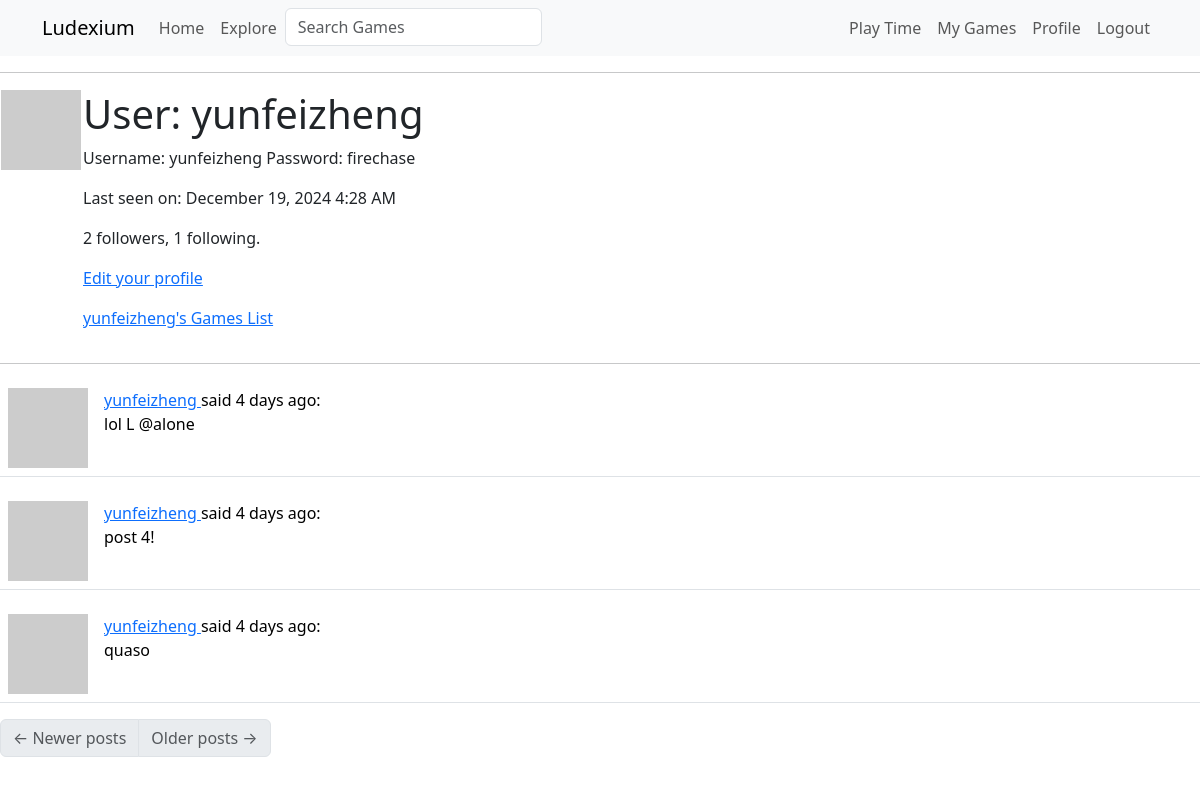
/user/yunfeizheng (signed in), run on an earlier commit of the app's database.
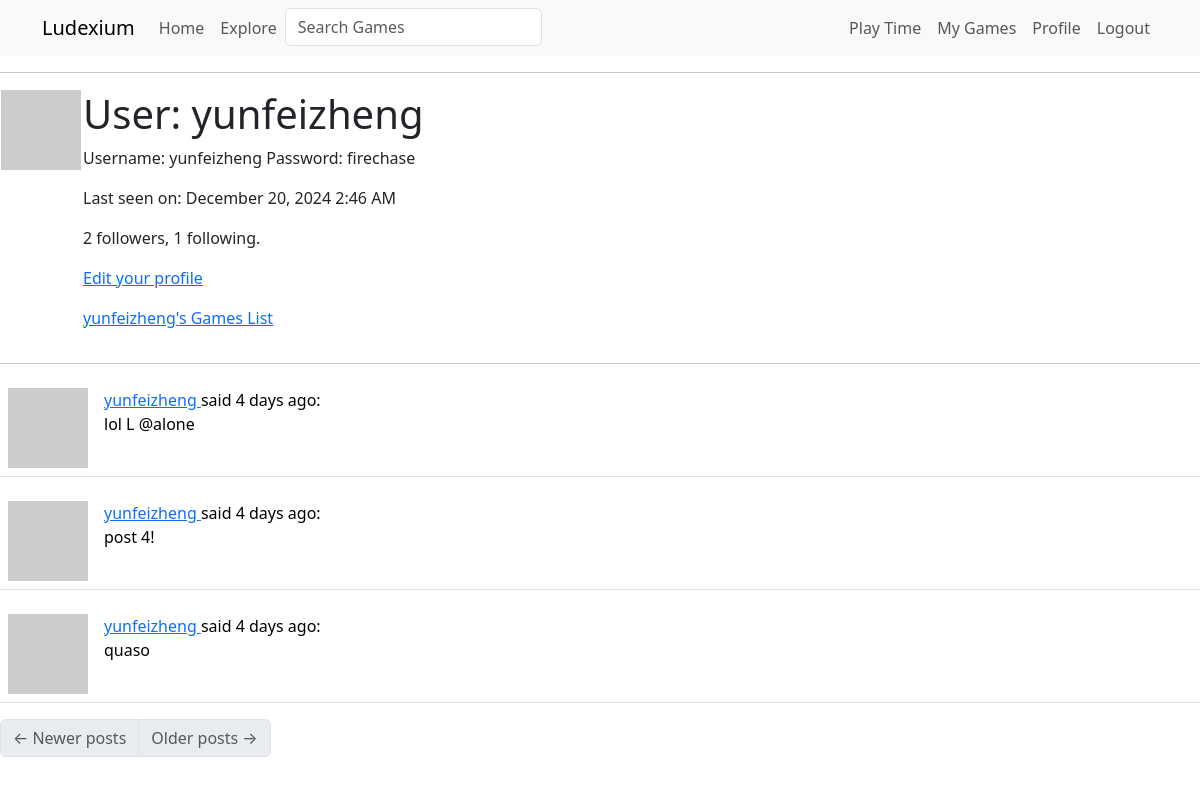
And on a later commit of the database.
### app/models.py (models this page shows, shortened)
class User(UserMixin, db.Model):
    id: so.Mapped[int] = so.mapped_column(primary_key=True)
    username: so.Mapped[str] = so.mapped_column(sa.String(64), index=True, unique=True)
    email: so.Mapped[str] = so.mapped_column(sa.String(120), index=True, unique=True)
    password_hash: so.Mapped[Optional[str]] = so.mapped_column(sa.String(256))
    about_me: so.Mapped[Optional[str]] = so.mapped_column(sa.String(140))
    last_seen: so.Mapped[Optional[datetime]] = so.mapped_column(default=lambda: datetime.now(timezone.utc))
    played_games: so.WriteOnlyMapped[Play] = so.relationship('Play', back_populates='user', lazy='dynamic')
    posts: so.WriteOnlyMapped['Post'] = so.relationship(back_populates='author')
    following: so.WriteOnlyMapped['User'] = so.relationship(
        secondary=followers, primaryjoin=(followers.c.follower_id == id),
        secondaryjoin=(followers.c.followed_id == id),
        back_populates='followers')
    followers: so.WriteOnlyMapped['User'] = so.relationship(
        secondary=followers, primaryjoin=(followers.c.followed_id == id),
        secondaryjoin=(followers.c.follower_id == id),
        back_populates='following')
    def avatar(self, size):
        digest = md5(self.email.lower().encode('utf-8')).hexdigest()
        return f'https://www.gravatar.com/avatar/{digest}?d=identicon&s={size}'
    def followers_count(self):
        query = sa.select(sa.func.count()).select_from(
            self.followers.select().subquery())
        return db.session.scalar(query)
    def following_count(self):
        query = sa.select(sa.func.count()).select_from(
            self.following.select().subquery())
        return db.session.scalar(query)

class Post(db.Model):
    id: so.Mapped[int] = so.mapped_column(primary_key=True)
    body: so.Mapped[str] = so.mapped_column(sa.String(140))
    timestamp: so.Mapped[datetime] = so.mapped_column(index=True, default=lambda: datetime.now(timezone.utc))
    user_id: so.Mapped[int] = so.mapped_column(sa.ForeignKey(User.id), index=True)
    author: so.Mapped[User] = so.relationship(back_populates='posts')

### app/routes.py (the view)
@app.route('/user/<username>')
@login_required
def user(username):
    user = db.first_or_404(sa.select(User).where(User.username == username))
    page = request.args.get('page', 1, type=int)
    query = user.posts.select().order_by(Post.timestamp.desc())
    posts = db.paginate(query, page=page,
                        per_page=app.config['POSTS_PER_PAGE'],
                        error_out=False)
    next_url = url_for('user', username=user.username, page=posts.next_num) if posts.has_next else None
    prev_url = url_for('user', username=user.username, page=posts.prev_num) if posts.has_prev else None
    form = EmptyForm()
    return render_template('user.html', user=user, posts=posts.items,
                           next_url=next_url, prev_url=prev_url, form=form)

### app/forms.py
class SearchForm(FlaskForm):
    q = StringField('Search Games', validators=[DataRequired()])
    def __init__(self, *args, **kwargs):
        if 'formdata' not in kwargs:
            kwargs['formdata'] = request.args
        if 'meta' not in kwargs:
            kwargs['meta'] = {'csrf': False}
        super(SearchForm, self).__init__(*args, **kwargs)

class EmptyForm(FlaskForm):
    submit = SubmitField('Submit')

### app/models.py (called while the page is built)
@login.user_loader
def load_user(id):
    return db.session.get(User, int(id))

### app/routes.py (called while the page is built)
@app.before_request
def before_request():
    if current_user.is_authenticated:
        current_user.last_seen = datetime.now(timezone.utc)
        g.search_form = SearchForm()
        db.session.commit()

### app/templates/user.html (shortened to what this page needs)
{% extends "base.html" %}
{% block content %}
    <table>
        <tr valign="top">
            <td><img src="{{ user.avatar(128) }}"></td>
            <td>
                <h1>User: {{ user.username }}</h1>
                {% if user.about_me %}<p>{{ user.about_me }}</p>{% endif %}
                {% if user.last_seen %}
                <p>Last seen on: {{ moment(user.last_seen).format('LLL') }}</p>
                {% endif %}
                <p>{{ user.followers_count() }} followers, {{ user.following_count() }} following.</p>
                {% if user == current_user %}
                <p><a href="{{ url_for('edit_profile') }}">Edit your profile</a></p>
                {% endif %}
                <p>
                    <a href="{{ url_for('my_games', username=user.username) }}">
                        {{ user.username }}'s Games List</a>
                </p>
            </td>
        </tr>
    </table>
    <hr>
    {% for post in posts %}
        {% include '_post.html' %}
    {% endfor %}
    <nav aria-label="Post navigation">
        <ul class="pagination">
            <li class="page-item{% if not prev_url %} disabled{% endif %}">
                <a class="page-link" href="{{ prev_url }}">
                    <span aria-hidden="true">&larr;</span> Newer posts
                </a>
            </li>
            <li class="page-item{% if not next_url %} disabled{% endif %}">
                <a class="page-link" href="{{ next_url }}">
                    Older posts <span aria-hidden="true">&rarr;</span>
                </a>
            </li>
        </ul>
    </nav>
{% endblock %}

### app/templates/base.html (shortened to what this page needs)
<!doctype html>
<html lang="en">
    <head>
        <link
        href="https://cdn.jsdelivr.net/npm/bootstrap@5.3.2/dist/css/bootstrap.min.css"
        rel="stylesheet"
>
    </head>
    <body>
        <nav class="navbar navbar-expand-lg bg-body-tertiary">
            <div class="container">
              <a class="navbar-brand" href="{{ url_for('index') }}">Ludexium</a>
              <div class="collapse navbar-collapse" id="navbarSupportedContent">
                <ul class="navbar-nav me-auto mb-2 mb-lg-0">
                  <li class="nav-item">
                    <a class="nav-link" aria-current="page" href="{{ url_for('index') }}">Home</a>
                  </li>
                  <li class="nav-item">
                    <a class="nav-link" aria-current="page" href="{{ url_for('explore') }}">Explore</a>
                  </li>
                  {% if g.search_form %}
                  <form class="navbar-form navbar-left" method="get" action="{{ url_for('search') }}">
                      <div class="form-group">
                          {{ g.search_form.q(size=20, class='form-control', placeholder=g.search_form.q.label.text) }}
                      </div>
                  </form>
                  {% endif %}
                </ul>
                <ul class="navbar-nav mb-2 mb-lg-0">
                  {% if current_user.is_anonymous %}
                  <li class="nav-item">
                    <a class="nav-link" aria-current="page" href="{{ url_for('login') }}">Login</a>
                  </li>
                  {% else %}
                  <li class="nav-item">
                    <a class="nav-link" aria-current="page" href="{{ url_for('playtime', username=current_user.username) }}">Play Time</a>
                  </li>
                  <li class="nav-item">
                    <a class="nav-link" aria-current="page" href="{{ url_for('my_games', username=current_user.username) }}">My Games</a>
                  </li>
                  <li class="nav-item">
                    <a class="nav-link" aria-current="page" href="{{ url_for('user', username=current_user.username) }}">Profile</a>
                  </li>
                  <li class="nav-item">
                    <a class="nav-link" aria-current="page" href="{{ url_for('logout') }}">Logout</a>
                  </li>
                  {% endif %}
                </ul>
              </div>
            </div>
          </nav>
        <hr>
        {% block content %}{% endblock %}
    </body>
</html>

### app/templates/_post.html
<table class="table table-hover">
    <tr>
        <td width="70px">
            <a href="{{ url_for('user', username=post.author.username) }}">
                <img src="{{ post.author.avatar(70) }}" />
            </a>
        </td>
        <td>
            <a href="{{ url_for('user', username=post.author.username) }}">
                {{ post.author.username }}
            </a>
            said {{ moment(post.timestamp).fromNow() }}:
            <br>
            {{ post.body }}
        </td>
    </tr>
</table>

What changed in the data, as far as the page shows it:
changed User "yunfeizheng": last_seen "December 19, 2024 4:28 AM" → "December 20, 2024 2:46 AM"
